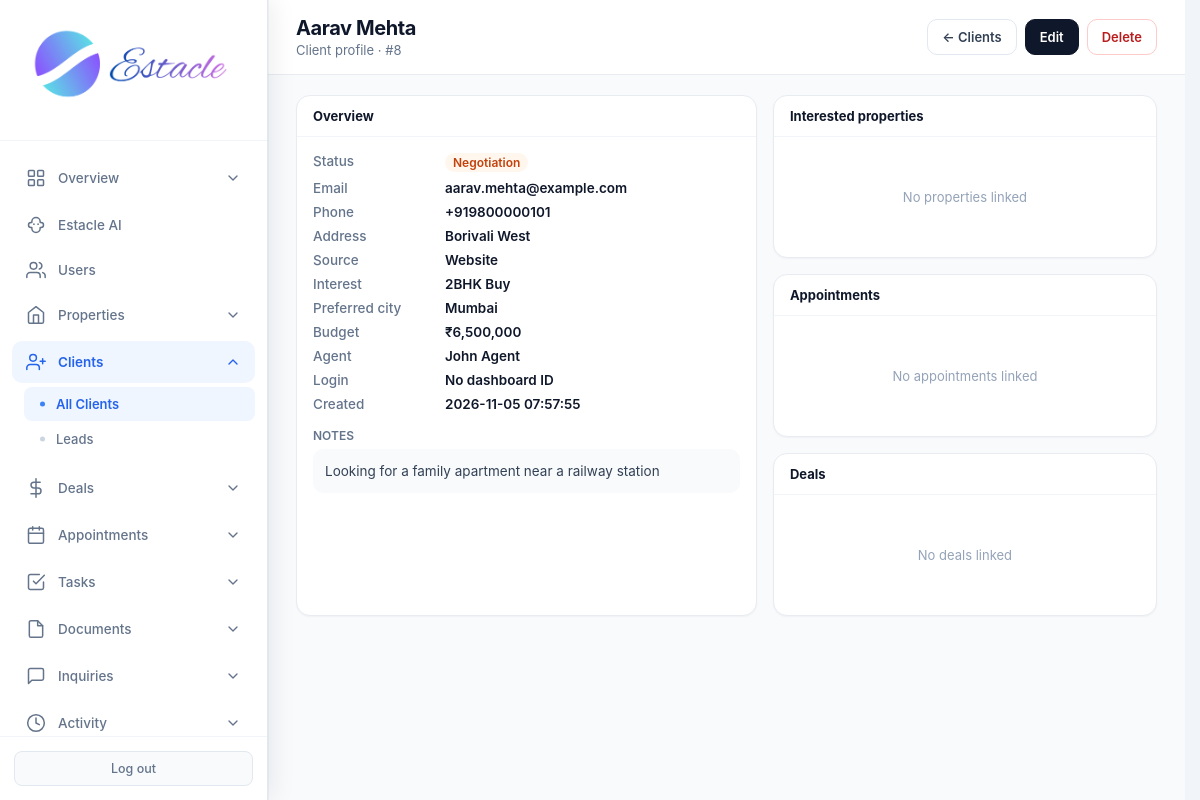
/admin/clients/8 (signed in), run on an earlier commit of the app's database.
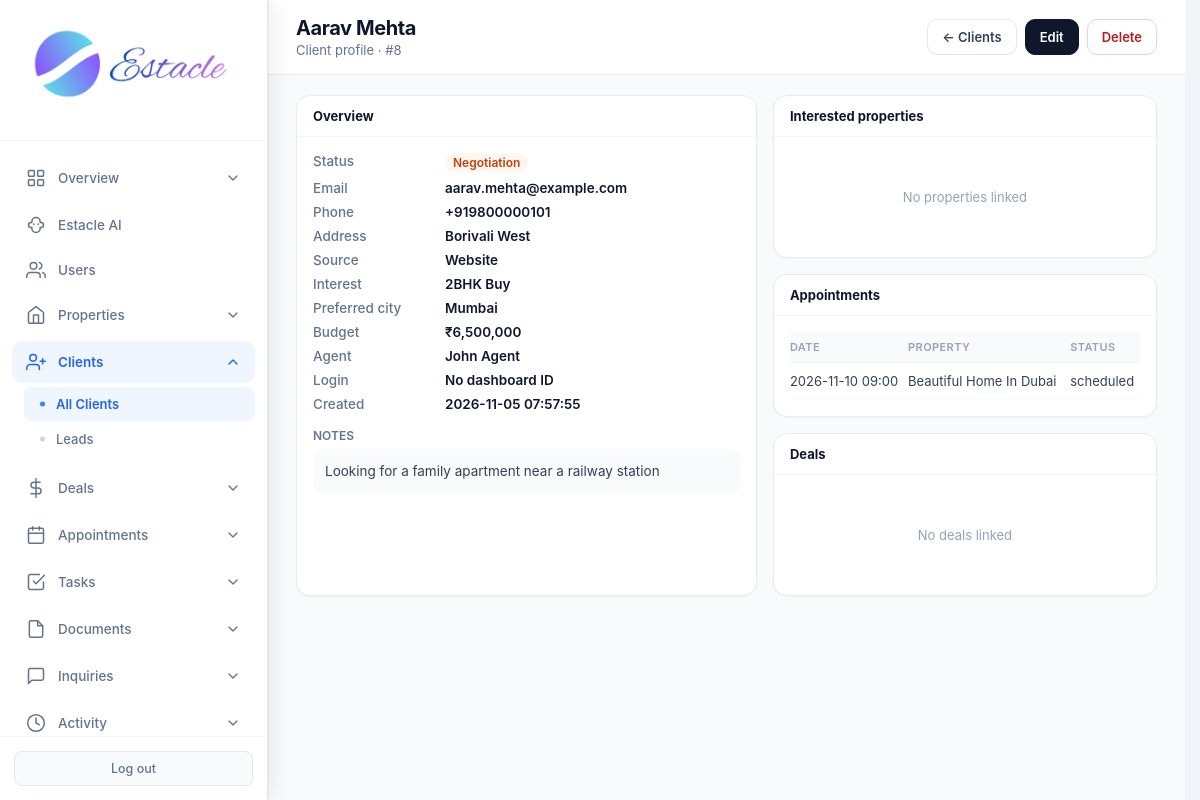
And on a later commit of the database.
### tables this page shows
CREATE TABLE appointments (
            id INTEGER PRIMARY KEY AUTOINCREMENT,
            client_id INTEGER,
            property_id INTEGER,
            agent_id INTEGER,
            appointment_date TIMESTAMP,
            status TEXT DEFAULT 'scheduled',
            notes TEXT,
            created_at TIMESTAMP DEFAULT CURRENT_TIMESTAMP,
            FOREIGN KEY (client_id) REFERENCES clients (id),
            FOREIGN KEY (property_id) REFERENCES properties (id),
            FOREIGN KEY (agent_id) REFERENCES users (id)
        );

CREATE TABLE properties (
            id INTEGER PRIMARY KEY AUTOINCREMENT,
            title TEXT NOT NULL,
            description TEXT,
            price REAL NOT NULL,
            property_type TEXT NOT NULL,
            status TEXT DEFAULT 'available',
            address TEXT,
            city TEXT,
            state TEXT,
            zip_code TEXT,
            bedrooms INTEGER,
            bathrooms REAL,
            area_sqft REAL,
            agent_id INTEGER,
            created_at TIMESTAMP DEFAULT CURRENT_TIMESTAMP, category TEXT DEFAULT "sale", listing_type TEXT DEFAULT "sale", floor TEXT, carpet_area REAL, furnishing TEXT, parking TEXT, amenities TEXT, seller_name TEXT, seller_phone TEXT, monthly_rent REAL, security_deposit REAL, maintenance REAL, per_sqft REAL, latitude TEXT, longitude TEXT, photos TEXT, year_built TEXT, facing TEXT, videos TEXT,
            FOREIGN KEY (agent_id) REFERENCES users (id)
        );

### routes/admin/clients.py (the view)
@admin.route('/admin/clients/<int:client_id>')
@login_required
@role_required('admin')
def admin_client_detail(client_id):
    db = get_db()
    migrate_db()
    client = db.execute(
        "SELECT c.*, u.full_name as agent_name, "
        "cu.email as login_email, cu.is_active as user_active, cu.id as linked_user_id "
        "FROM clients c "
        "LEFT JOIN users u ON c.agent_id = u.id "
        "LEFT JOIN users cu ON c.user_id = cu.id "
        "WHERE c.id = ?",
        (client_id,),
    ).fetchone()
    if not client:
        flash('Client not found.', 'danger')
        return redirect(url_for('admin.admin_clients'))
    appointments = db.execute(
        """SELECT a.*, p.title as property_title
           FROM appointments a
           LEFT JOIN properties p ON a.property_id = p.id
           WHERE a.client_id = ?
           ORDER BY a.appointment_date DESC LIMIT 20""",
        (client_id,),
    ).fetchall()
    deals = db.execute(
        "SELECT * FROM deals WHERE client_id = ? ORDER BY created_at DESC LIMIT 20",
        (client_id,),
    ).fetchall()
    interested = db.execute(
        """SELECT p.id, p.title, p.city, p.price, p.status, p.listing_type
           FROM client_properties cp
           JOIN properties p ON p.id = cp.property_id
           WHERE cp.client_id = ?
           ORDER BY p.title""",
        (client_id,),
    ).fetchall()
    currency = get_setting('currency', 'INR')
    return render_template(
        'admin_client_detail.html',
        client=client,
        appointments=appointments,
        deals=deals,
        interested=interested,
        currency=currency,
        format_money=format_money,
    )

### core/db.py (called while the page is built)
def get_db():
    if 'db' not in g:
        g.db = sqlite3.connect(current_app.config['DATABASE'])
        g.db.row_factory = sqlite3.Row
    return g.db

### core/helpers.py (called while the page is built)
def login_required(f):
    @wraps(f)
    def decorated_function(*args, **kwargs):
        if 'user_id' not in session:
            flash('Please log in to access this page.', 'warning')
            return redirect(url_for('auth.login'))
        return f(*args, **kwargs)
    return decorated_function

def role_required(*roles):
    def decorator(f):
        @wraps(f)
        def decorated_function(*args, **kwargs):
            if 'user_id' not in session:
                flash('Please log in to access this page.', 'warning')
                return redirect(url_for('auth.login'))
            if session.get('role') not in roles:
                flash('You do not have permission to access this page.', 'danger')
                return redirect(url_for('auth.role_redirect'))
            return f(*args, **kwargs)
        return decorated_function
    return decorator

### templates/admin_client_detail.html (shortened to what the changed rows need)
<!DOCTYPE html>
<html lang="en">
<head>
<link rel="stylesheet" href="{{ url_for('static', filename='css/admin.css') }}">
</head>
<body>
<div class="app-layout">
{% set active = 'clients' %}
<main class="main-content">
<header class="top-bar dash-top">
  <div>
    <h1 class="page-title">{{ client.full_name }}</h1>
  </div>
</header>
<div class="wrap">
  <div class="grid">
    <div>
      <div class="card" style="margin-bottom:16px">
        <div class="card-bd">
          {% if appointments %}
          <table class="mini-table">
            <thead><tr><th>Date</th><th>Property</th><th>Status</th></tr></thead>
            <tbody>
            {% for a in appointments %}
            <tr>
              <td>{{ a.appointment_date[:16] if a.appointment_date else '—' }}</td>
              <td>{{ a.property_title or '—' }}</td>
              <td>{{ a.status or '—' }}</td>
            </tr>
            {% endfor %}
            </tbody>
          </table>
          {% else %}
          <p class="empty">No appointments linked</p>
          {% endif %}
        </div>
      </div>
    </div>
  </div>
</div>
</main>
</div>
</body>
</html>

What changed in the data, as far as the page shows it:
added appointments: appointment_date "2026-11-10 09:00", title "Beautiful Home In Dubai", status "scheduled"
Also different on the page:
text no longer shown: "No appointments linked"
text now shown: "DATE PROPERTY STATUS"
